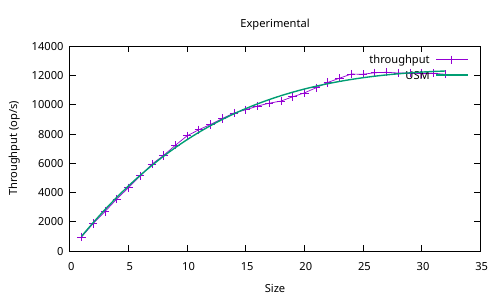

Recreate this plot in gnuplot.
set terminal pdf
set output 'experimental.pdf'

set title 'Experimental'
set xlabel 'Size'
set ylabel 'Throughput (op/s)'
# use the first and second columns from the file throughput.dat
# $1 is a reference to the 1st column

Lambda=995.6487801145
Delta=0.0267159441
Kappa=0.0007690939

S(N) = (Lambda*N) / (1 + Delta*(N - 1) + Kappa*N*(N - 1))

plot 'experimental.csv' using 1:2 title "throughput" with linespoints, \
    S(x) with lines lw 2 title "USM"
